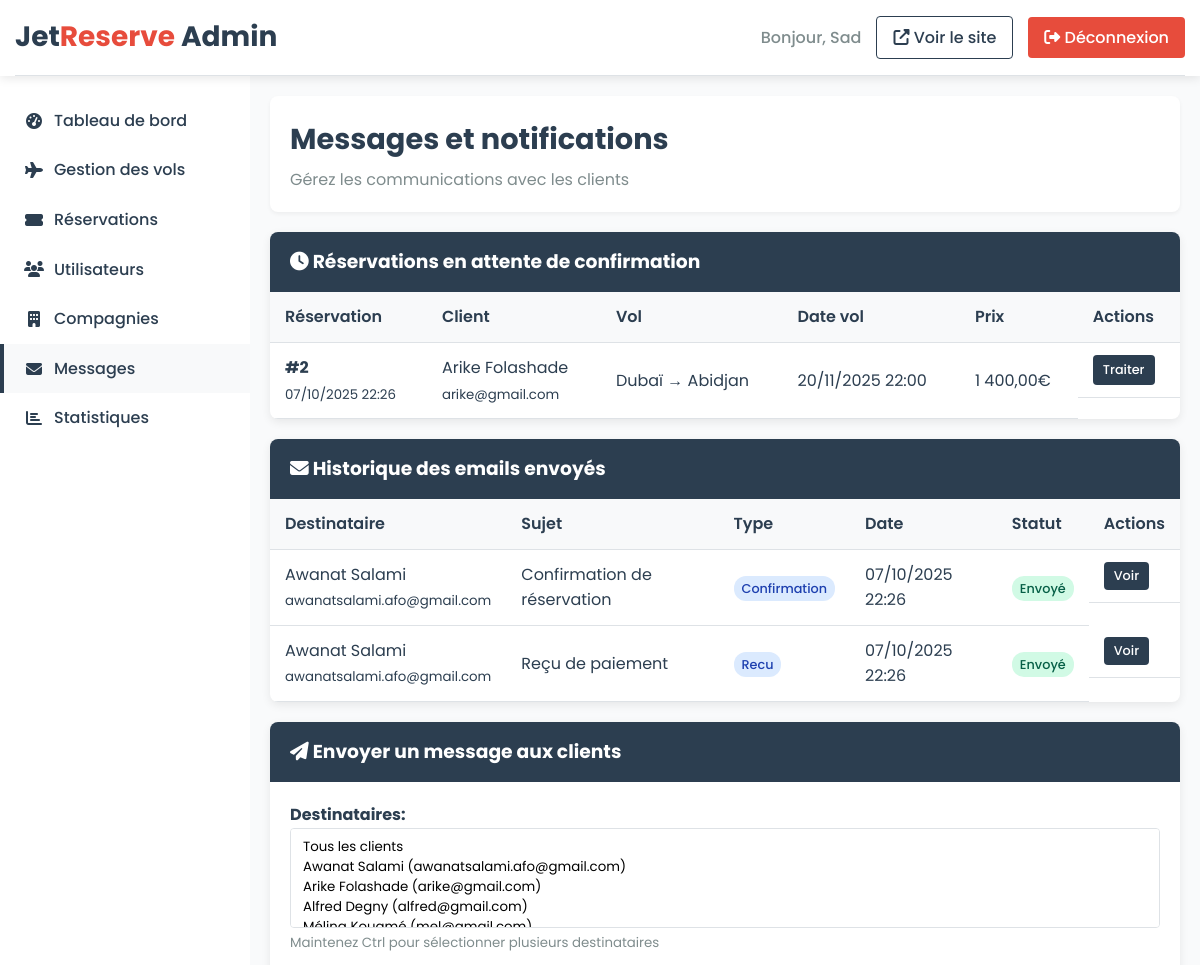
The app's page /dashboard/messages.php (signed in, upper part), older data.
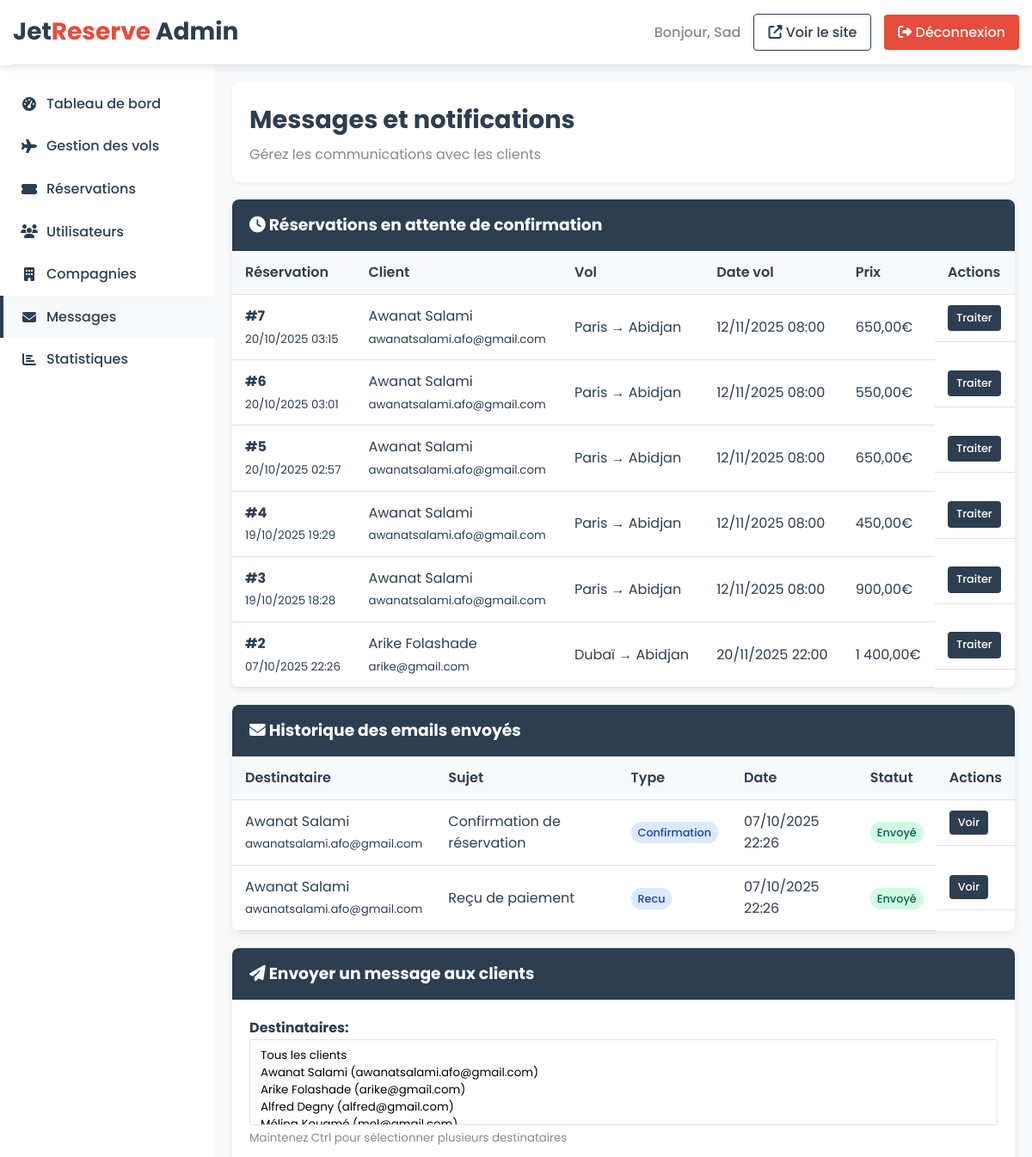
The same page, newer data.
### tables this page shows
CREATE TABLE IF NOT EXISTS `reservations` (
  `id_reservation` int(11) NOT NULL AUTO_INCREMENT,
  `id_user` int(11) NOT NULL,
  `id_vol` int(11) NOT NULL,
  `statut` enum('confirmé','en attente','annulé') DEFAULT 'en attente',
  `date_reservation` timestamp NULL DEFAULT CURRENT_TIMESTAMP,
  `nombre_passagers` int(11) DEFAULT '1',
  `prix_total` decimal(10,2) DEFAULT NULL,
  PRIMARY KEY (`id_reservation`),
  KEY `id_user` (`id_user`),
  KEY `id_vol` (`id_vol`)
);

CREATE TABLE IF NOT EXISTS `users` (
  `id_user` int(11) NOT NULL AUTO_INCREMENT,
  `nom` varchar(50) NOT NULL,
  `prenom` varchar(50) NOT NULL,
  `email` varchar(100) NOT NULL,
  `telephone` varchar(20) DEFAULT NULL,
  `password` varchar(255) NOT NULL,
  `role` enum('client','admin') DEFAULT 'client',
  `statut` enum('actif','inactif') NOT NULL,
  `date_creation` timestamp NULL DEFAULT CURRENT_TIMESTAMP,
  PRIMARY KEY (`id_user`),
  UNIQUE KEY `email` (`email`)
);

CREATE TABLE IF NOT EXISTS `vols` (
  `id_vol` int(11) NOT NULL AUTO_INCREMENT,
  `id_compagnie` int(11) NOT NULL,
  `id_avion` int(11) NOT NULL,
  `depart` varchar(50) NOT NULL,
  `arrivee` varchar(50) NOT NULL,
  `date_depart` datetime NOT NULL,
  `date_arrivee` datetime NOT NULL,
  `prix` decimal(10,2) NOT NULL,
  `escales` int(11) DEFAULT '0',
  `classe` enum('économique','affaires','première') DEFAULT 'économique',
  `numero_vol` varchar(10) DEFAULT NULL,
  `places_disponibles` int(11) DEFAULT NULL,
  PRIMARY KEY (`id_vol`),
  KEY `id_compagnie` (`id_compagnie`),
  KEY `id_avion` (`id_avion`)
);

CREATE TABLE IF NOT EXISTS `emails` (
  `id_email` int(11) NOT NULL AUTO_INCREMENT,
  `id_user` int(11) NOT NULL,
  `sujet` varchar(150) NOT NULL,
  `contenu` text,
  `type` enum('confirmation','recu','ticket') DEFAULT 'confirmation',
  `date_envoi` timestamp NULL DEFAULT CURRENT_TIMESTAMP,
  `statut` enum('envoyé','échoué') DEFAULT 'envoyé',
  PRIMARY KEY (`id_email`),
  KEY `id_user` (`id_user`)
);

### dashboard/messages.php (the view, shortened to what the changed rows need)
<?php include 'includes/check_admin.php'; ?>
<!DOCTYPE html>
<html lang="fr">
<head>
    <link rel="stylesheet" href="https://cdnjs.cloudflare.com/ajax/libs/font-awesome/6.4.0/css/all.min.css">
</head>
<body>
    <div class="admin-container">
        <main class="admin-content">
            <div class="content-header">
                <h1 class="page-title">Messages et notifications</h1>
            </div>
            <div class="data-table">
                <?php
                try {
                    $stmt = $pdo->prepare("
                        SELECT r.*, v.depart, v.arrivee, v.date_depart,
                               c.nom_compagnie, u.prenom, u.nom, u.email
                        FROM reservations r
                        JOIN vols v ON r.id_vol = v.id_vol
                        JOIN compagnies c ON v.id_compagnie = c.id_compagnie
                        JOIN users u ON r.id_user = u.id_user
                        WHERE r.statut = 'en attente'
                        ORDER BY r.date_reservation DESC
                    ");
                    $stmt->execute();
                    $reservations_attente = $stmt->fetchAll(PDO::FETCH_ASSOC);
                    if ($reservations_attente) {
                        echo '<table>';
                        echo '<thead>';
                        echo '<tr>';
                        echo '<th>Réservation</th>';
                        echo '<th>Client</th>';
                        echo '<th>Vol</th>';
                        echo '<th>Date vol</th>';
                        echo '<th>Prix</th>';
                        echo '<th>Actions</th>';
                        echo '</tr>';
                        echo '</thead>';
                        echo '<tbody>';
                        foreach ($reservations_attente as $reservation) {
                            echo '<tr>';
                            echo '<td>';
                            echo '<strong>#' . $reservation['id_reservation'] . '</strong><br>';
                            echo '<small>' . date('d/m/Y H:i', strtotime($reservation['date_reservation'])) . '</small>';
                            echo '</td>';
                            echo '<td>';
                            echo htmlspecialchars($reservation['prenom'] . ' ' . $reservation['nom']) . '<br>';
                            echo '<small>' . htmlspecialchars($reservation['email']) . '</small>';
                            echo '</td>';
                            echo '<td>' . htmlspecialchars($reservation['depart'] . ' → ' . $reservation['arrivee']) . '</td>';
                            echo '<td>' . date('d/m/Y H:i', strtotime($reservation['date_depart'])) . '</td>';
                            echo '<td>' . number_format($reservation['prix_total'], 2, ',', ' ') . '€</td>';
                            echo '<td class="action-buttons">';
                            echo '<a href="gestion_reservations.php?action=view&id=' . $reservation['id_reservation'] . '" class="btn btn-primary btn-sm">Traiter</a>';
                            echo '</td>';
                            echo '</tr>';
                        }
                        echo '</tbody>';
                        echo '</table>';
                    } else {
                        echo '<div style="padding: 20px; text-align: center; color: var(--secondary);">Aucune réservation en attente.</div>';
                    }
                } catch (PDOException $e) {
                    echo '<div style="padding: 20px; text-align: center; color: var(--danger);">Erreur: ' . $e->getMessage() . '</div>';
                }
                ?>
            </div>
            <div class="data-table">
                <?php
                try {
                    $stmt = $pdo->prepare("
                        SELECT e.*, u.prenom, u.nom, u.email as user_email
                        FROM emails e
                        JOIN users u ON e.id_user = u.id_user
                        ORDER BY e.date_envoi DESC
                        LIMIT 20
                    ");
                    $stmt->execute();
                    $emails = $stmt->fetchAll(PDO::FETCH_ASSOC);
                    if ($emails) {
                        echo '<table>';
                        echo '<thead>';
                        echo '<tr>';
                        echo '<th>Destinataire</th>';
                        echo '<th>Sujet</th>';
                        echo '<th>Type</th>';
                        echo '<th>Date</th>';
                        echo '<th>Statut</th>';
                        echo '<th>Actions</th>';
                        echo '</tr>';
                        echo '</thead>';
                        echo '<tbody>';
                        foreach ($emails as $email) {
                            echo '<tr>';
                            echo '<td>';
                            echo htmlspecialchars($email['prenom'] . ' ' . $email['nom']) . '<br>';
                            echo '<small>' . htmlspecialchars($email['user_email']) . '</small>';
                            echo '</td>';
                            echo '<td>' . htmlspecialchars($email['sujet']) . '</td>';
                            echo '<td><span class="badge badge-primary">' . ucfirst($email['type']) . '</span></td>';
                            echo '<td>' . date('d/m/Y H:i', strtotime($email['date_envoi'])) . '</td>';
                            echo '<td><span class="badge badge-' . ($email['statut'] == 'envoyé' ? 'success' : 'danger') . '">' . ucfirst($email['statut']) . '</span></td>';
                            echo '<td class="action-buttons">';
                            echo '<button onclick="showEmailContent(' . $email['id_email'] . ', \'' . htmlspecialchars(addslashes($email['contenu'])) . '\')" class="btn btn-primary btn-sm">Voir</button>';
                            echo '</td>';
                            echo '</tr>';
                        }
                        echo '</tbody>';
                        echo '</table>';
                    } else {
                        echo '<div style="padding: 20px; text-align: center; color: var(--secondary);">Aucun email envoyé.</div>';
                    }
                } catch (PDOException $e) {
                    echo '<div style="padding: 20px; text-align: center; color: var(--danger);">Erreur: ' . $e->getMessage() . '</div>';
                }
                ?>
            </div>
        </main>
    </div>
</body>
</html>

Row changes from the older to the newer data that the page shows:
added reservations: id_reservation "7", date_reservation "20/10/2025 03:15", id_user.nom "Awanat Salami", id_user.email "awanatsalami.afo@gmail.com", id_vol.arrivee "Paris → Abidjan", id_vol.date_depart "12/11/2025 08:00", prix_total "650,00"
added reservations: id_reservation "6", date_reservation "20/10/2025 03:01", id_user.nom "Awanat Salami", id_user.email "awanatsalami.afo@gmail.com", id_vol.arrivee "Paris → Abidjan", id_vol.date_depart "12/11/2025 08:00", prix_total "550,00"
added reservations: id_reservation "5", date_reservation "20/10/2025 02:57", id_user.nom "Awanat Salami", id_user.email "awanatsalami.afo@gmail.com", id_vol.arrivee "Paris → Abidjan", id_vol.date_depart "12/11/2025 08:00", prix_total "650,00"
added reservations: id_reservation "4", date_reservation "19/10/2025 19:29", id_user.nom "Awanat Salami", id_user.email "awanatsalami.afo@gmail.com", id_vol.arrivee "Paris → Abidjan", id_vol.date_depart "12/11/2025 08:00", prix_total "450,00"
added reservations: id_reservation "3", date_reservation "19/10/2025 18:28", id_user.nom "Awanat Salami", id_user.email "awanatsalami.afo@gmail.com", id_vol.arrivee "Paris → Abidjan", id_vol.date_depart "12/11/2025 08:00", prix_total "900,00"
